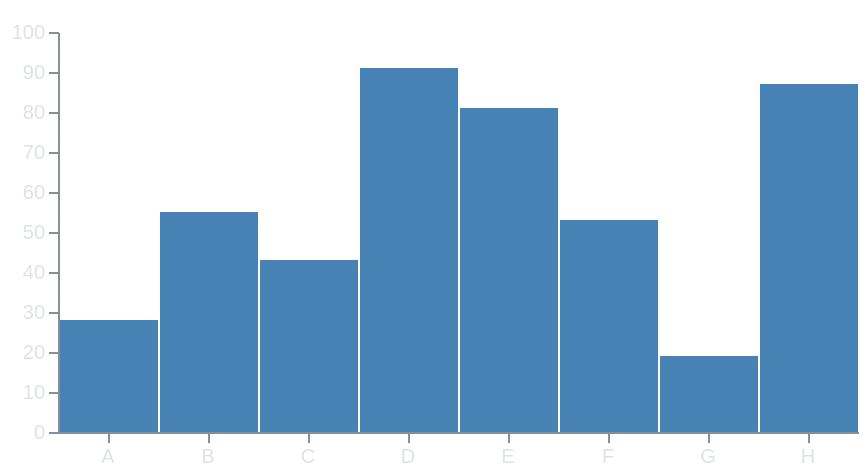

Here is the Vega-Lite specification saved for this chart:
### Vega specification from a JSON file in a GitHub repository (floating-point values rounded to 4 significant figures)
{"$schema": "https://vega.github.io/schema/vega/v5.json", "width": 400, "height": 200, "padding": {"left": 5, "right": 5, "top": 5, "bottom": 5}, "data": [{"name": "table", "values": [{"category": "A", "amount": 28}, {"category": "B", "amount": 55}, {"category": "C", "amount": 43}, {"category": "D", "amount": 91}, {"category": "E", "amount": 81}, {"category": "F", "amount": 53}, {"category": "G", "amount": 19}, {"category": "H", "amount": 87}]}], "config": {"signals": [{"name": "tooltip", "value": {}, "on": [{"events": "rect:mouseover", "update": "datum"}, {"events": "rect:mouseout", "update": "{}"}]}, {"name": "revisitAnswer", "value": {}, "on": [{"events": "rect:click", "update": "{responseId: 'vegaDemoResponse1', response: datum.category}"}]}], "axis": {"labelColor": "#dee2e6", "titleColor": "#dee2e6", "domainColor": "#868e96", "tickColor": "#868e96"}}, "scales": [{"name": "xscale", "type": "band", "domain": {"data": "table", "field": "category"}, "range": "width"}, {"name": "yscale", "domain": {"data": "table", "field": "amount"}, "nice": true, "range": "height"}], "axes": [{"orient": "bottom", "scale": "xscale"}, {"orient": "left", "scale": "yscale"}], "marks": [{"type": "rect", "from": {"data": "table"}, "encode": {"enter": {"x": {"scale": "xscale", "field": "category", "offset": 1}, "width": {"scale": "xscale", "band": 1, "offset": -1}, "y": {"scale": "yscale", "field": "amount"}, "y2": {"scale": "yscale", "value": 0}}, "update": {"fill": [{"test": "datum.category === tooltip.category", "value": "red"}, {"value": "steelblue"}]}}}, {"type": "text", "encode": {"enter": {"align": {"value": "center"}, "baseline": {"value": "bottom"}, "fill": {"value": "#dee2e6"}}, "update": {"x": {"scale": "xscale", "signal": "tooltip.category", "band": 0.5}, "y": {"scale": "yscale", "signal": "tooltip.amount", "offset": -2}, "text": {"signal": "tooltip.category"}, "fillOpacity": [{"test": "datum.category === tooltip.category", "value": 0}, {"value": 1}]}}}], "background": "transparent"}
